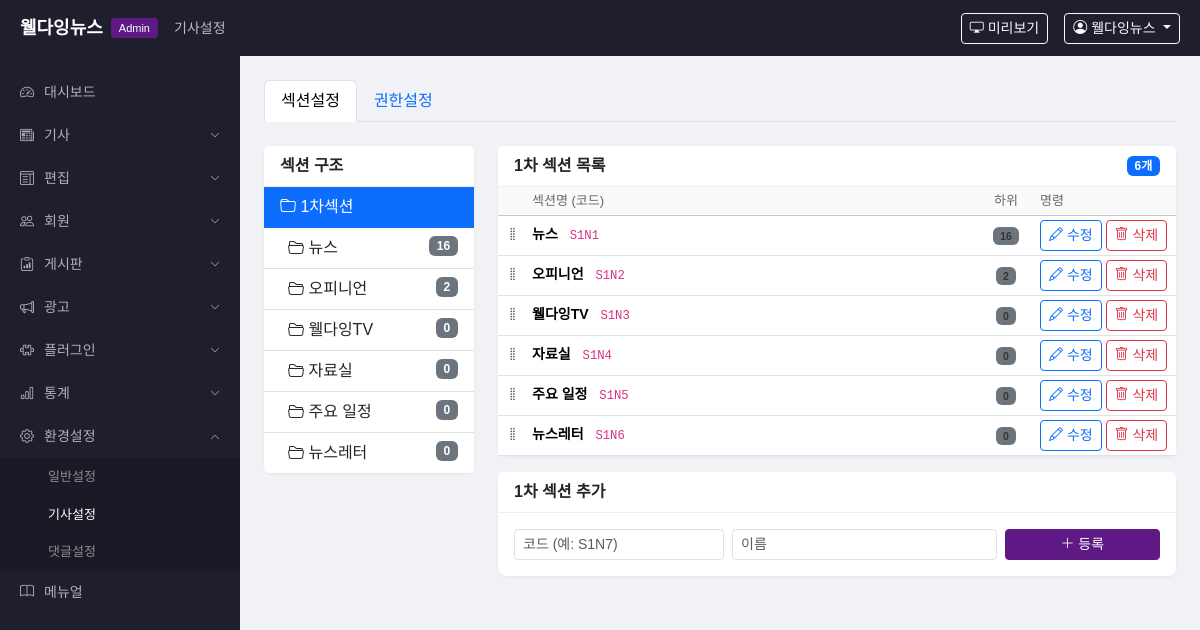
Screenshot of /admin/settings/sections (signed in) with the database file from the repository.
### app/models.py (models this page shows)
class AdminUser(UserMixin, db.Model):
    __tablename__ = 'admin_user'
    id = db.Column(db.Integer, primary_key=True)
    user_id = db.Column(db.String(50), unique=True, nullable=False)
    password_hash = db.Column(db.String(256), nullable=False)
    name = db.Column(db.String(50), nullable=False)
    email = db.Column(db.String(100))
    department = db.Column(db.String(50), default='')
    level = db.Column(db.String(20), default='admin')  # admin, editor, reporter
    is_active = db.Column(db.Boolean, default=True)
    is_dormant = db.Column(db.Boolean, default=False)
    created_at = db.Column(db.DateTime, default=datetime.now)

class Section(db.Model):
    __tablename__ = 'section'
    id = db.Column(db.Integer, primary_key=True)
    code = db.Column(db.String(10), unique=True, nullable=False)
    name = db.Column(db.String(50), nullable=False)
    sort_order = db.Column(db.Integer, default=0)
    subsections = db.relationship('SubSection', backref='section', lazy='dynamic', order_by='SubSection.sort_order')

### app/admin/routes.py (the view)
@admin_bp.route('/settings/sections')
@admin_required
def settings_sections():
    sections = Section.query.order_by(Section.sort_order).all()
    return render_template('admin/settings_sections.html', sections=sections)

### app/admin/templates/admin/settings_sections.html (shortened to what this page needs)
{% extends "admin/base.html" %}
{% block nav_title %}기사설정{% endblock %}
{% block content %}
<ul class="nav nav-tabs mb-4">
    <li class="nav-item"><a class="nav-link active" href="{{ url_for('admin.settings_sections') }}">섹션설정</a></li>
    <li class="nav-item"><a class="nav-link" href="{{ url_for('admin.settings_authority') }}">권한설정</a></li>
</ul>
<div class="row">
    <div class="col-lg-3 mb-3">
        <div class="card">
            <div class="card-header py-2"><strong>섹션 구조</strong></div>
            <div class="list-group list-group-flush">
                <a href="{{ url_for('admin.settings_sections') }}" class="list-group-item list-group-item-action {% if not request.args.get('view') %}active{% endif %}">
                    <i class="bi bi-folder"></i> 1차섹션
                </a>
                {% for sec in sections %}
                <a href="{{ url_for('admin.settings_sections', view='sub', parent_id=sec.id) }}"
                   class="list-group-item list-group-item-action ps-4 {% if request.args.get('view') == 'sub' and request.args.get('parent_id') == sec.id|string %}active{% endif %}">
                    <i class="bi bi-folder2-open"></i> {{ sec.name }} <span class="badge bg-secondary float-end">{{ sec.subsections.count() }}</span>
                </a>
                {% endfor %}
            </div>
        </div>
    </div>
    <div class="col-lg-9">
        {% if request.args.get('view') == 'sub' and request.args.get('parent_id') %}
        {% set parent = sections|selectattr('id', 'equalto', request.args.get('parent_id')|int)|first %}
        {% if parent %}
        <div class="card mb-3">
            <div class="card-header d-flex justify-content-between align-items-center py-2">
                <strong>{{ parent.name }} > 2차섹션</strong>
            </div>
            <div class="table-responsive">
                <table class="table table-hover table-sm mb-0">
                    <thead class="table-light">
                        <tr>
                            <th width="30"></th>
                            <th>섹션명</th>
                            <th width="100">코드</th>
                            <th width="140">명령</th>
                        </tr>
                    </thead>
                    <tbody id="sortable-sub" data-target="subsection">
                        {% for sub in parent.subsections %}
                        <tr data-id="{{ sub.id }}">
                            <td class="drag-handle text-center text-muted" style="cursor:grab"><i class="bi bi-grip-vertical"></i></td>
                            <td>{{ sub.name }}</td>
                            <td><code>{{ sub.code }}</code></td>
                            <td>
                                <button class="btn btn-sm btn-outline-primary" data-bs-toggle="modal" data-bs-target="#editSub{{ sub.id }}"><i class="bi bi-pencil"></i> 수정</button>
                                <form method="post" action="{{ url_for('admin.subsection_delete', sub_id=sub.id) }}" class="d-inline" onsubmit="return confirm('삭제하시겠습니까?')">
                                    <button type="submit" class="btn btn-sm btn-outline-danger"><i class="bi bi-trash"></i> 삭제</button>
                                </form>
                                <div class="modal fade" id="editSub{{ sub.id }}" tabindex="-1">
                                    <div class="modal-dialog modal-sm">
                                        <div class="modal-content">
                                            <form method="post" action="{{ url_for('admin.subsection_edit', sub_id=sub.id) }}">
                                                <div class="modal-header"><h6 class="modal-title">2차 섹션 수정</h6></div>
                                                <div class="modal-body">
                                                    <input type="text" name="name" class="form-control" value="{{ sub.name }}" required>
                                                </div>
                                                <div class="modal-footer">
                                                    <button type="button" class="btn btn-sm btn-secondary" data-bs-dismiss="modal">취소</button>
                                                    <button type="submit" class="btn btn-sm btn-primary">저장</button>
                                                </div>
                                            </form>
                                        </div>
                                    </div>
                                </div>
                            </td>
                        </tr>
                        {% else %}
                        <tr><td colspan="4" class="text-center text-muted py-3">2차 섹션이 없습니다.</td></tr>
                        {% endfor %}
                    </tbody>
                </table>
            </div>
        </div>
        <div class="card">
            <div class="card-header py-2"><strong>2차 섹션 추가</strong></div>
            <div class="card-body">
                <form method="post" action="{{ url_for('admin.subsection_add') }}" class="row g-2">
                    <input type="hidden" name="section_id" value="{{ parent.id }}">
                    <div class="col-md-4">
                        <input type="text" name="code" class="form-control form-control-sm" placeholder="코드 (예: S2N24)" required>
                    </div>
                    <div class="col-md-5">
                        <input type="text" name="name" class="form-control form-control-sm" placeholder="이름" required>
                    </div>
                    <div class="col-md-3">
                        <button type="submit" class="btn btn-primary btn-sm w-100"><i class="bi bi-plus-lg"></i> 등록</button>
                    </div>
                </form>
            </div>
        </div>
        {% endif %}
        {% else %}
        <div class="card mb-3">
            <div class="card-header d-flex justify-content-between align-items-center py-2">
                <strong>1차 섹션 목록</strong>
                <span class="badge bg-primary">{{ sections|length }}개</span>
            </div>
            <div class="table-responsive">
                <table class="table table-hover table-sm mb-0">
                    <thead class="table-light">
                        <tr>
                            <th width="30"></th>
                            <th>섹션명 (코드)</th>
                            <th width="60" class="text-center">하위</th>
                            <th width="140">명령</th>
                        </tr>
                    </thead>
                    <tbody id="sortable-section" data-target="section">
                        {% for sec in sections %}
                        <tr data-id="{{ sec.id }}">
                            <td class="drag-handle text-center text-muted" style="cursor:grab"><i class="bi bi-grip-vertical"></i></td>
                            <td>
                                <strong>{{ sec.name }}</strong>
                                <code class="ms-2">{{ sec.code }}</code>
                            </td>
                            <td class="text-center">
                                <a href="{{ url_for('admin.settings_sections', view='sub', parent_id=sec.id) }}" class="badge bg-secondary text-decoration-none">
                                    {{ sec.subsections.count() }}
                                </a>
                            </td>
                            <td>
                                <button class="btn btn-sm btn-outline-primary" data-bs-toggle="modal" data-bs-target="#editSection{{ sec.id }}"><i class="bi bi-pencil"></i> 수정</button>
                                <form method="post" action="{{ url_for('admin.section_delete', section_id=sec.id) }}" class="d-inline" onsubmit="return confirm('하위 2차 섹션도 모두 삭제됩니다. 계속하시겠습니까?')">
                                    <button type="submit" class="btn btn-sm btn-outline-danger"><i class="bi bi-trash"></i> 삭제</button>
                                </form>
                            </td>
                        </tr>
                        {% endfor %}
                    </tbody>
                </table>
            </div>
        </div>
        <div class="card">
            <div class="card-header py-2"><strong>1차 섹션 추가</strong></div>
            <div class="card-body">
                <form method="post" action="{{ url_for('admin.section_add') }}" class="row g-2">
                    <div class="col-md-4">
                        <input type="text" name="code" class="form-control form-control-sm" placeholder="코드 (예: S1N7)" required>
                    </div>
                    <div class="col-md-5">
                        <input type="text" name="name" class="form-control form-control-sm" placeholder="이름" required>
                    </div>
                    <div class="col-md-3">
                        <button type="submit" class="btn btn-primary btn-sm w-100"><i class="bi bi-plus-lg"></i> 등록</button>
                    </div>
                </form>
            </div>
        </div>
        {% endif %}
    </div>
</div>
{% endblock %}

### app/admin/templates/admin/base.html (shortened to what this page needs)
<!DOCTYPE html>
<html lang="ko">
<head>
    <link href="https://cdn.jsdelivr.net/npm/bootstrap@5.3.3/dist/css/bootstrap.min.css" rel="stylesheet">
    <link href="https://cdn.jsdelivr.net/npm/bootstrap-icons@1.11.3/font/bootstrap-icons.min.css" rel="stylesheet">
    <link href="{{ url_for('static', filename='css/admin.css') }}" rel="stylesheet">
</head>
<body>
<header class="admin-header">
    <div class="d-flex align-items-center w-100">
        <a href="{{ url_for('admin.dashboard') }}" class="admin-logo">
            <span class="logo-text">웰다잉뉴스</span>
            <span class="logo-badge">Admin</span>
        </a>
        <div class="admin-nav-title ms-3">{% block nav_title %}대시보드{% endblock %}</div>
        <div class="ms-auto d-flex align-items-center gap-3">
            <a href="{{ url_for('public.index') }}" target="_blank" class="btn btn-sm btn-outline-light">
                <i class="bi bi-display"></i> 미리보기
            </a>
            <div class="dropdown">
                <button class="btn btn-sm btn-outline-light dropdown-toggle" data-bs-toggle="dropdown">
                    <i class="bi bi-person-circle"></i> {{ current_user.name }}
                </button>
            </div>
        </div>
    </div>
</header>
<div class="admin-layout">
    <aside class="admin-sidebar">
        <nav>
            {% set ep = request.endpoint or '' %}
            <ul class="sidebar-nav">
                <li class="{% if ep == 'admin.dashboard' %}active{% endif %}">
                    <a href="{{ url_for('admin.dashboard') }}"><i class="bi bi-speedometer2"></i> 대시보드</a>
                </li>
                <li class="nav-group {% if 'article' in ep or ep == 'admin.approval' or ep == 'admin.article_comments' or ep == 'admin.article_structure' %}open{% endif %}">
                    <a href="#" class="nav-group-toggle"><i class="bi bi-newspaper"></i> 기사 <i class="bi bi-chevron-down ms-auto"></i></a>
                </li>
                <li class="nav-group {% if 'edit_layout' in ep %}open{% endif %}">
                    <a href="#" class="nav-group-toggle"><i class="bi bi-layout-text-window"></i> 편집 <i class="bi bi-chevron-down ms-auto"></i></a>
                </li>
                <li class="nav-group {% if 'member' in ep or 'dormant' in ep or 'etc_level' in ep or 'division' in ep or 'department' in ep %}open{% endif %}">
                    <a href="#" class="nav-group-toggle"><i class="bi bi-people"></i> 회원 <i class="bi bi-chevron-down ms-auto"></i></a>
                </li>
                <li class="nav-group {% if 'board' in ep or 'bbs' in ep or 'event_request' in ep %}open{% endif %}">
                    <a href="#" class="nav-group-toggle"><i class="bi bi-clipboard-data"></i> 게시판 <i class="bi bi-chevron-down ms-auto"></i></a>
                </li>
                <li class="nav-group {% if 'banner' in ep or 'popup' in ep %}open{% endif %}">
                    <a href="#" class="nav-group-toggle"><i class="bi bi-megaphone"></i> 광고 <i class="bi bi-chevron-down ms-auto"></i></a>
                </li>
                <li class="nav-group {% if 'poll' in ep %}open{% endif %}">
                    <a href="#" class="nav-group-toggle"><i class="bi bi-puzzle"></i> 플러그인 <i class="bi bi-chevron-down ms-auto"></i></a>
                </li>
                <li class="nav-group {% if 'stats' in ep %}open{% endif %}">
                    <a href="#" class="nav-group-toggle"><i class="bi bi-bar-chart"></i> 통계 <i class="bi bi-chevron-down ms-auto"></i></a>
                </li>
                <li class="nav-group {% if 'settings' in ep or 'section' in ep or 'comment_config' in ep %}open{% endif %}">
                    <a href="#" class="nav-group-toggle"><i class="bi bi-gear"></i> 환경설정 <i class="bi bi-chevron-down ms-auto"></i></a>
                    <ul class="nav-sub">
                        <li class="{% if ep == 'admin.settings_general' %}active{% endif %}"><a href="{{ url_for('admin.settings_general') }}">일반설정</a></li>
                        <li class="{% if ep == 'admin.settings_sections' %}active{% endif %}"><a href="{{ url_for('admin.settings_sections') }}">기사설정</a></li>
                        <li class="{% if ep == 'admin.settings_comment' %}active{% endif %}"><a href="{{ url_for('admin.settings_comment') }}">댓글설정</a></li>
                    </ul>
                </li>
                <li class="{% if ep == 'admin.manual' %}active{% endif %}">
                    <a href="{{ url_for('admin.manual') }}"><i class="bi bi-book"></i> 메뉴얼</a>
                </li>
            </ul>
        </nav>
    </aside>
    <main class="admin-content">
        {% block content %}{% endblock %}
    </main>
</div>
</body>
</html>

### rows the page displays
AdminUser: name "웰다잉뉴스"
Section: name "뉴스", subsections.count "16", code "S1N1"
Section: name "오피니언", subsections.count "2", code "S1N2"
Section: name "웰다잉TV", subsections.count "0", code "S1N3"
Section: name "자료실", subsections.count "0", code "S1N4"
Section: name "주요 일정", subsections.count "0", code "S1N5"
Section: name "뉴스레터", subsections.count "0", code "S1N6"

### other values shown
{{ sections|length }} "6"
